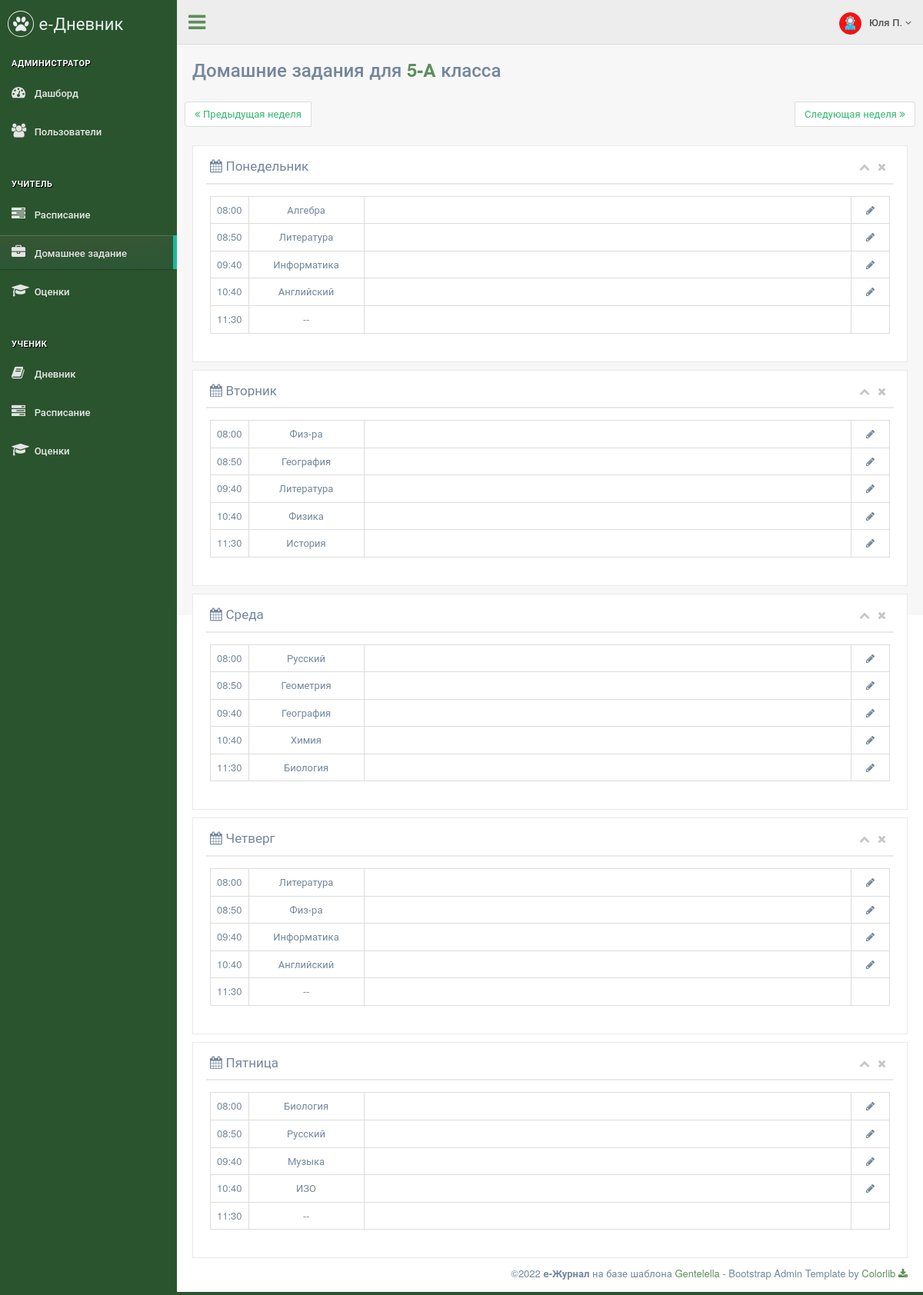
The app's page /teacher/homework/1 (signed in) with its own data.
### data/menu.py (models this page shows)
class Menu(ORMBase):
    __tablename__ = 'menu'
    id = Column(Integer, primary_key=True, autoincrement=True, unique=True)
    name = Column(String, nullable=True)
    section = Column(String, nullable=True)
    title = Column(String, nullable=True)
    icon = Column(String, nullable=True)
    ref = Column(String, nullable=True)
    roles = Column(String, nullable=True)
    order = Column(Integer, nullable=True)

### data/users.py (models this page shows)
class Users(ORMBase, UserMixin):
    __tablename__ = 'users'
    __json_exclude__ = set(["password"])
    id = Column(Integer, primary_key=True, autoincrement=True, unique=True)
    name = Column(String, nullable=True)
    surname = Column(String, nullable=True)
    otchestvo = Column(String, nullable=True)
    login = Column(String, nullable=True)
    password = Column(String, nullable=True)
    role = Column(String, nullable=True)
    class_id = Column(Integer, ForeignKey('classes.cl_id'), nullable=True)
    active = Column(Integer, nullable=True)

### main.py (the view, shortened to what this page needs)
@app.route('/teacher/homework/<n>', methods=['POST', 'GET'])
def teacher_homework(n):
    cls_cur = session.query(Classes).filter(Classes.cl_id == current_user.class_id).first()
    class_name = str(cls_cur.number) + '-' + cls_cur.letter
    today = datetime.datetime.today()
    today_weekday = datetime.datetime.today().weekday()
    week_dates = {'Понедельник': str(today - datetime.timedelta(days=(today_weekday - 0 - (int(n) * 7)))).split(' ')[0],
                  'Вторник': str(today - datetime.timedelta(days=(today_weekday - 1 - (int(n) * 7)))).split(' ')[0],
                  'Среда': str(today - datetime.timedelta(days=(today_weekday - 2 - (int(n) * 7)))).split(' ')[0],
                  'Четверг': str(today - datetime.timedelta(days=(today_weekday - 3 - (int(n) * 7)))).split(' ')[0],
                  'Пятница': str(today - datetime.timedelta(days=(today_weekday - 4 - (int(n) * 7)))).split(' ')[0],
                  'Суббота': str(today - datetime.timedelta(days=(today_weekday - 5 - (int(n) * 7)))).split(' ')[0],
                  'Воскресенье': str(today - datetime.timedelta(days=(today_weekday - 6 - (int(n) * 7)))).split(' ')[0]}
    sch = loads(session.query(Classes).filter(Classes.cl_id == current_user.class_id).first().schedule)
    days = {'Понедельник': [[x, session.query(Homeworks).filter(Homeworks.date == week_dates['Понедельник'], Homeworks.subject == x, Homeworks.class_id == cls_cur.cl_id).first()] for x in sch['mon']],
            'Вторник': [[x, session.query(Homeworks).filter(Homeworks.date == week_dates['Вторник'], Homeworks.subject == x, Homeworks.class_id == cls_cur.cl_id).first()] for x in sch['tue']],
            'Среда': [[x, session.query(Homeworks).filter(Homeworks.date == week_dates['Среда'], Homeworks.subject == x, Homeworks.class_id == cls_cur.cl_id).first()] for x in sch['wed']],
            'Четверг': [[x, session.query(Homeworks).filter(Homeworks.date == week_dates['Четверг'], Homeworks.subject == x, Homeworks.class_id == cls_cur.cl_id).first()] for x in sch['thu']],
            'Пятница': [[x, session.query(Homeworks).filter(Homeworks.date == week_dates['Пятница'], Homeworks.subject == x, Homeworks.class_id == cls_cur.cl_id).first()] for x in sch['fri']]
            }
    rngs = loads(session.query(Classes).filter(Classes.cl_id == current_user.class_id).first().time_schedule)
    times = rngs['day']
    return render_page(['admin', 'teacher'], '/teacher/homework/0', 'teacher_homework.html',
                       class_name=class_name,
                       days=days,
                       week_dates=week_dates,
                       n=int(n),
                       datetime=datetime.datetime,
                       times=times)

### main.py (called while the page is built)
@login_manager.user_loader
def load_user(user_id):
    return session.query(Users).get(user_id)

def get_menu(role):
    items = session.query(Menu).filter(Menu.roles.ilike(f'%{role}%')).all()
    menu = dict()
    section = ""
    for item in items:
        if item.section:
            arr = menu.get(section)
            arr.append(item)
            menu[section] = arr
        else:
            section = item.title
            menu[section] = []
    return menu

def render_page(roles, ref, template, **context):
    if not login_fresh():
        return render_403()
    else:
        if current_user.role in roles:
            menu = get_menu(current_user.role)
            if not context:
                context = dict()
            context["menu"] = menu
            context["ref"] = ref
            context["role"] = current_user.role
            context["username"] = f"{current_user.name} {current_user.surname[0]}."
            return render_template(template, **context)
        else:
            return render_403()

### templates/teacher_homework.html (shortened to what this page needs)
{% extends "page_base.html" %}
{% block content %}
{% set a = {'01': 'января', '02': 'февраля', '03': 'марта', '04': 'апреля', '05': 'мая', '06': 'июня', '07': 'июля', '08': 'августа', '09': 'сентября', '10': 'октября', '11': 'ноября', '12': 'декабря'} %}
<div class="">
    <div class="page-title">
        <div class="title_left">
            <h3>Домашние задания для <b><span style="color: #5d8e5a;">{{ class_name }}</span></b> класса</h3>
        </div>
        <div class="clearfix"></div>
        <div class="row">
            <nav aria-label="Page navigation">
                <ul class="pagination nav-week">
                    <li class="page-item prev-week">
                        <a class="page-link" href={{n - 1}}><i class="fa fa-angle-double-left"></i> Предыдущая неделя</a>
                    </li>
                    <li class="page-item next-week">
                        <a class="page-link" href={{n + 1}}>Следующая неделя <i class="fa fa-angle-double-right"></i></a>
                    </li>
                </ul>
            </nav>
            {% for day in days.keys() %}
            {% set tod_d = datetime.strptime(week_dates[day], '%Y-%m-%d') %}
            <div class="col-md-12 col-sm-12 col-xs-12">
                <div class="x_panel">
                    <div class="x_title">
                        <h2><i class="fa fa-calendar"></i> {{day}}<small> {{tod_d.day}} {{a[week_dates[day].split('-')[1]]}}</small></h2>
							<ul class="nav navbar-right panel_toolbox">
							  <li><a class="collapse-link"><i class="fa fa-chevron-up"></i></a></li>
							  <li><a class="close-link"><i class="fa fa-close"></i></a></li>
							</ul>
                        <div class="clearfix"></div>
                    </div>
                    <div class="x_content">
                        <table align="center" class="table table-bordered table-homework">
                            {% for i in range(5) %}
                            <tr>
                                <td width="10">{{ times[i] }}</td>
                                {% if days[day][i] and days[day][i][0] != None %}
                                <td align="center" width="150">{{ days[day][i][0] }}</td>
                                {% else %}
                                <td align="center" width="150">--</td>
                                {% endif %}
                                {% if days[day][i] and days[day][i][1] != None %}
                                <td>{{ days[day][i][1].homework }}</td>
                                {% else %}
                                <td>&nbsp;</td>
                                {% endif %}
                                {% if days[day][i] %}
                                <td align="center" width="50" class="td-edit"
                                    data-clas="{{ class_name }}"
                                    data-date="{{ week_dates[day] }}"
                                    data-time="{{ times[i] }}"
                                    data-subj="{{ days[day][i][0] }}"
                                    data-homework="{{ days[day][i][1].homework }}"
                                    data-toggle="modal"
                                    data-target="#modal"
                                >
                                    <i class="fa fa-pencil"></i>
                                </td>
                                {% else %}
                                <td>&nbsp;</td>
                                {% endif %}
                            </tr>
                            {% endfor %}
                        </table>
                    </div>
                </div>
            </div>
            {% endfor %}
        </div>
    </div>
</div>
{% endblock %}

### templates/page_base.html (shortened to what this page needs)
<!DOCTYPE html>
<html lang="en">
  <head>
    <link href="/static/vendors/bootstrap/css/bootstrap.min.css" rel="stylesheet">
    <link href="/static/vendors/font-awesome/css/font-awesome.min.css" rel="stylesheet">
    <link href="/static/vendors/nprogress/nprogress.css" rel="stylesheet">
    <link href="/static/vendors/animate.css/animate.min.css" rel="stylesheet">
    <link href="/static/vendors/datatables.net-bs/css/dataTables.bootstrap.min.css" rel="stylesheet">
    <link href="/static/vendors/datatables.net-buttons-bs/css/buttons.bootstrap.min.css" rel="stylesheet">
    <link href="/static/vendors/datatables.net-fixedheader-bs/css/fixedHeader.bootstrap.min.css" rel="stylesheet">
    <link href="/static/vendors/datatables.net-responsive-bs/css/responsive.bootstrap.min.css" rel="stylesheet">
    <link href="/static/vendors/datatables.net-scroller-bs/css/scroller.bootstrap.min.css" rel="stylesheet">
    <link href="/static/vendors/switchery/switchery.css" rel="stylesheet">
    <link href="/static/vendors/bootstrap-datetimepicker/css/bootstrap-datetimepicker.css" rel="stylesheet">
    <link href="/static/css/custom.css" rel="stylesheet">
  </head>
  <body class="nav-md">
    <div class="container body">
      <div class="main_container">
        <div class="col-md-3 left_col">
          <div class="left_col scroll-view">
            <div class="navbar nav_title" style="border: 0;">
              <a href="index.html" class="site_title"><i class="fa fa-paw"></i> <span>е-Дневник</span></a>
            </div>
            <br />
            <div id="sidebar-menu" class="main_menu_side hidden-print main_menu">
              {% for section in menu.keys() %}
                <div class="menu_section">
                  <h3>{{ section }}</h3>
                  <ul class="nav side-menu">
                    {% for item in menu.get(section) %}
                      {% if item.ref == ref %}
                        <li class="active"><a href="{{ item.ref }}"><i class="{{ item.icon }}"></i> {{ item.title }}</a></li>
                      {% else %}
                        <li><a href="{{ item.ref }}"><i class="{{ item.icon }}"></i> {{ item.title }}</a></li>
                      {% endif %}
                    {% endfor %}
                  </ul>
                </div>
              {% endfor %}
            </div>
          </div>
        </div>
        <div class="top_nav">
          <div class="nav_menu">
            <nav>
              <div class="nav toggle">
                <a id="menu_toggle"><i class="fa fa-bars"></i></a>
              </div>
              <ul class="nav navbar-nav navbar-right">
                <li class="">
                  <a href="javascript:;" class="user-profile dropdown-toggle" data-toggle="dropdown" aria-expanded="false">
                    <img src="/static/images/{{ role }}.png" alt="">{{ username }}
                    <span class=" fa fa-angle-down"></span>
                  </a>
                </li>
              </ul>
            </nav>
          </div>
        </div>
        <div id="page-content" class="right_col" role="main">
          {% block content %}{% endblock %}
        </div>
        <footer>
          <div class="pull-right">
            ©2022 <b>e-Журнал</b> на базе шаблона <a href="https://colorlib.com/polygon/gentelella/index.html">Gentelella</a> - Bootstrap Admin Template by <a href="https://github.com/ColorlibHQ/gentelella">Colorlib <i class="fa fa-download"></i></a>
          </div>
        </footer>
      </div>
    </div>
  </body>
</html>

### records on screen
Menu: title "АДМИНИСТРАТОР"
Menu: title "Дашборд"
Menu: title "Пользователи"
Menu: title "УЧИТЕЛЬ"
Menu: title "Расписание"
Menu: title "Домашнее задание"
Menu: title "Оценки"
Menu: title "УЧЕНИК"
Menu: title "Дневник"
Menu: title "Расписание"
Menu: title "Оценки"
Users: role (picture)

### other values on screen
{{ username }} "Юля П."
{{ class_name }} "5-А"
{{ day }} "Понедельник" "Вторник" "Среда" "Четверг" "Пятница"
{{ times[i] }} "08:00" "08:50" "09:40" "10:40" "11:30" "08:00" "08:50" "09:40" "10:40" "11:30" "08:00" "08:50" "09:40" "10:40" "11:30" "08:00" "08:50" "09:40" "10:40" "11:30" "08:00" "08:50" "09:40" "10:40" "11:30"
{{ days[day][i][0] }} "Алгебра" "Литература" "Информатика" "Английский" "Физ-ра" "География" "Литература" "Физика" "История" "Русский" "Геометрия" "География" "Химия" "Биология" "Литература" "Физ-ра" "Информатика" "Английский" "Биология" "Русский" "Музыка" "ИЗО"
